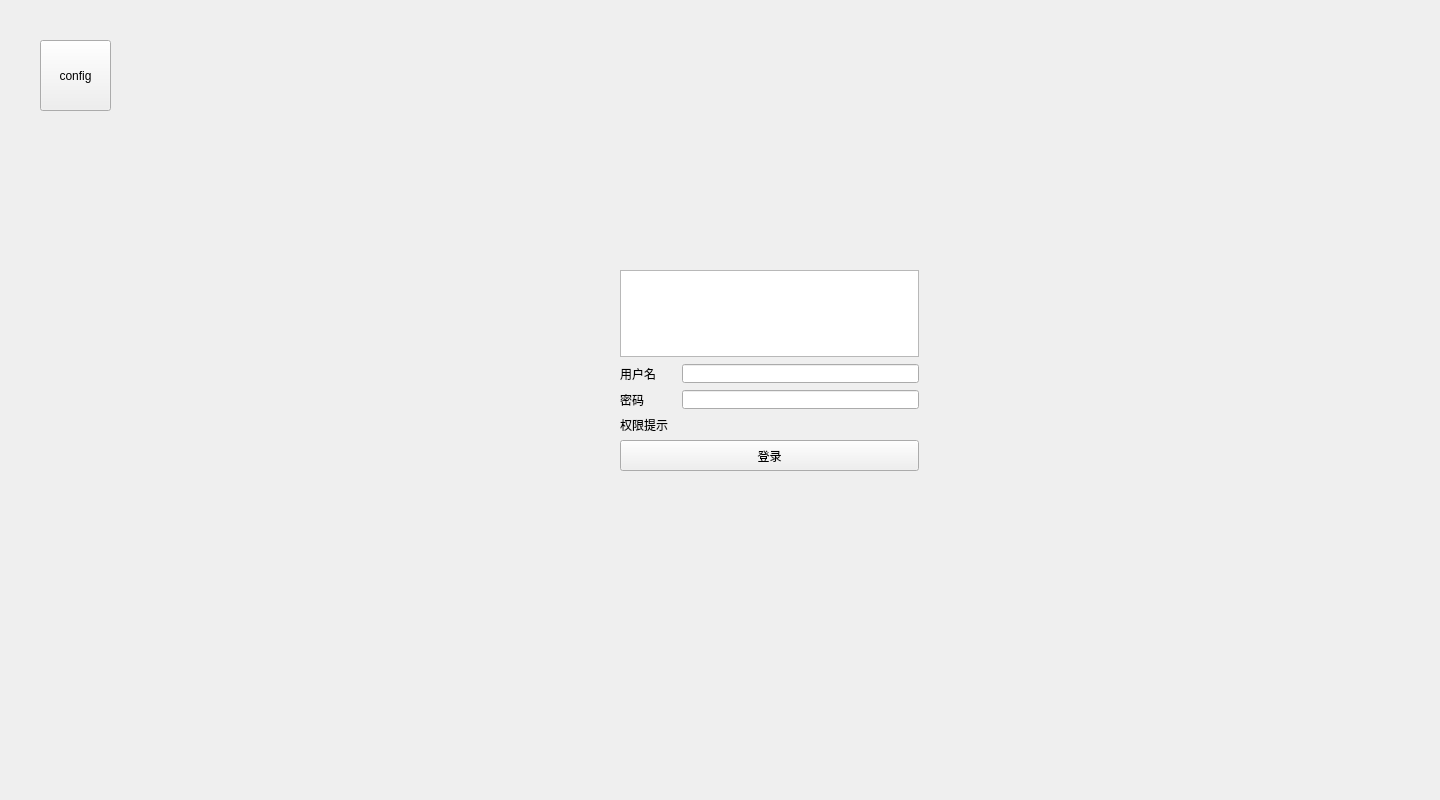
<?xml version="1.0" encoding="UTF-8"?>
<ui version="4.0">
 <class>userManager</class>
 <widget class="QWidget" name="userManager">
  <property name="geometry">
   <rect>
    <x>0</x>
    <y>0</y>
    <width>1440</width>
    <height>800</height>
   </rect>
  </property>
  <property name="windowTitle">
   <string>Form</string>
  </property>
  <widget class="QLabel" name="label_64">
   <property name="geometry">
    <rect>
     <x>620</x>
     <y>390</y>
     <width>55</width>
     <height>19</height>
    </rect>
   </property>
   <property name="text">
    <string>密码</string>
   </property>
  </widget>
  <widget class="QLineEdit" name="lineEdit_44">
   <property name="geometry">
    <rect>
     <x>682</x>
     <y>390</y>
     <width>237</width>
     <height>19</height>
    </rect>
   </property>
  </widget>
  <widget class="QLineEdit" name="lineEdit_35">
   <property name="geometry">
    <rect>
     <x>682</x>
     <y>364</y>
     <width>237</width>
     <height>19</height>
    </rect>
   </property>
  </widget>
  <widget class="QLabel" name="label_63">
   <property name="geometry">
    <rect>
     <x>620</x>
     <y>364</y>
     <width>55</width>
     <height>19</height>
    </rect>
   </property>
   <property name="text">
    <string>用户名</string>
   </property>
  </widget>
  <widget class="QGraphicsView" name="graphicsView_4">
   <property name="geometry">
    <rect>
     <x>620</x>
     <y>270</y>
     <width>299</width>
     <height>87</height>
    </rect>
   </property>
   <property name="styleSheet">
    <string notr="true">border-image: url(:/res/picture/20180627165836.jpg);</string>
   </property>
  </widget>
  <widget class="QLabel" name="label_65">
   <property name="geometry">
    <rect>
     <x>620</x>
     <y>416</y>
     <width>299</width>
     <height>17</height>
    </rect>
   </property>
   <property name="text">
    <string>权限提示</string>
   </property>
  </widget>
  <widget class="QPushButton" name="pushButton_10">
   <property name="geometry">
    <rect>
     <x>620</x>
     <y>440</y>
     <width>299</width>
     <height>31</height>
    </rect>
   </property>
   <property name="text">
    <string>登录</string>
   </property>
  </widget>
  <widget class="QPushButton" name="pushButton">
   <property name="geometry">
    <rect>
     <x>40</x>
     <y>40</y>
     <width>71</width>
     <height>71</height>
    </rect>
   </property>
   <property name="text">
    <string>config</string>
   </property>
  </widget>
 </widget>
 <resources/>
 <connections/>
</ui>
